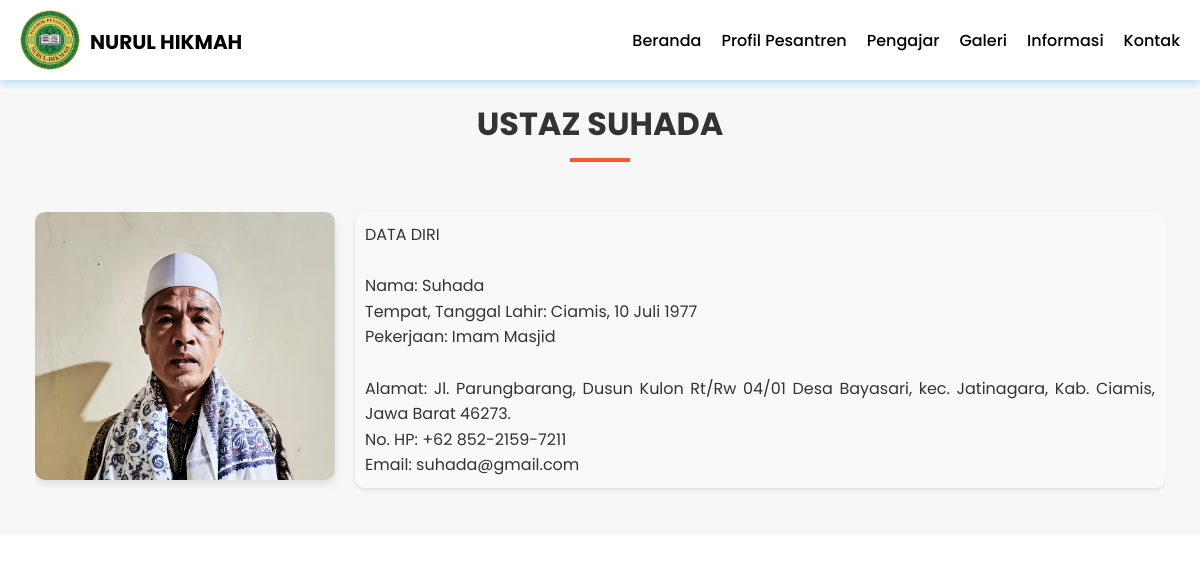
The page /detail-gtk.php?id=3 on the database its author committed.
### tables this page shows
CREATE TABLE `pengaturan` (
  `id` int(11) NOT NULL,
  `nama` varchar(50) NOT NULL,
  `email` varchar(50) NOT NULL,
  `telepon` varchar(20) NOT NULL,
  `alamat` text NOT NULL,
  `logo` varchar(50) NOT NULL,
  `favicon` varchar(50) NOT NULL,
  `tentang_pesantren` text NOT NULL,
  `foto_pesantren` varchar(50) NOT NULL,
  `google_maps` text NOT NULL,
  `nama_pimpinan` varchar(50) NOT NULL,
  `foto_pimpinan` varchar(50) NOT NULL,
  `sambutan_pimpinan` text NOT NULL,
  `created_at` timestamp NOT NULL DEFAULT current_timestamp(),
  `updated_at` datetime DEFAULT NULL
);

CREATE TABLE `gtk` (
  `id` int(11) NOT NULL,
  `nama` varchar(255) NOT NULL,
  `keterangan` text NOT NULL,
  `gambar` varchar(255) NOT NULL,
  `created_at` timestamp NOT NULL DEFAULT current_timestamp(),
  `updated_at` datetime DEFAULT NULL
);

### detail-gtk.php (the view, shortened to what this page needs)
<?php include 'header.php'; ?>
<div class="section gtk-section">
    <div class="container gtk-container">
        <?php
        $id = filter_input(INPUT_GET, 'id', FILTER_VALIDATE_INT);
        $stmt = $conn->prepare("SELECT * FROM gtk WHERE id = ?");
        $stmt->bind_param("i", $id);
        $stmt->execute();
        $result = $stmt->get_result();
        $p = $result->fetch_object();
        ?>
        <h3 class="gtk-title"><?= htmlspecialchars($p->nama, ENT_QUOTES, 'UTF-8') ?></h3>
        <div class="gtk-wrapper">
            <?php
            $allowed_path = realpath("uploads/gtk/" . basename($p->gambar));
            if (strpos($allowed_path, realpath("uploads/gtk/")) !== 0 || !file_exists($allowed_path)) {
                $image_path = 'default-image.png';
            } else {
                $image_path = "uploads/gtk/" . htmlspecialchars($p->gambar, ENT_QUOTES, 'UTF-8');
            }
            ?>
            <img src="<?= $image_path ?>" class="gtk-image"
                alt="<?= htmlspecialchars($p->nama, ENT_QUOTES, 'UTF-8') ?>">
            <div class="gtk-content">
                <?php
                $paragraphs = explode("\n", $p->keterangan);
                foreach ($paragraphs as $paragraph) {
                    echo '<p>' . nl2br(htmlspecialchars($paragraph, ENT_QUOTES, 'UTF-8')) . '</p>';
                }
                ?>
            </div>
        </div>
    </div>
</div>

### header.php (shortened to what this page needs)
<?php
include 'koneksi.php';
$stmt = $conn->prepare("SELECT * FROM pengaturan ORDER BY id DESC LIMIT 1");
$stmt->execute();
$result = $stmt->get_result();
$d = $result->fetch_object();
$logo = htmlspecialchars($d->logo ?? 'default-logo.png', ENT_QUOTES, 'UTF-8');
$nama = htmlspecialchars($d->nama ?? 'Pesantren', ENT_QUOTES, 'UTF-8');
?>
<!DOCTYPE html>
<html lang="id">
<head>
    <link href="https://cdnjs.cloudflare.com/ajax/libs/font-awesome/6.0.0-beta3/css/all.min.css" rel="stylesheet">
    <link rel="stylesheet" type="text/css" href="assets/css/style.css">
</head>
<body>
    <div class="header-ui">
        <div class="container">
            <div class="header-logo">
                <img src="uploads/identitas/<?= $logo ?>" width="70" alt="Logo <?= $nama ?>">
                <h2><a href="index.php"><?= $nama ?></a></h2>
            </div>
            <ul class="header-menu-ui">
                <li><a href="index.php">Beranda</a></li>
                <li><a href="tentang-pesantren.php">Profil Pesantren</a></li>
                <li><a href="gtk.php">Pengajar</a></li>
                <li><a href="galeri.php">Galeri</a></li>
                <li><a href="informasi.php">Informasi</a></li>
                <li><a href="kontak.php">Kontak</a></li>
            </ul>
        </div>
    </div>
</body>
</html>

### assets/css/style.css (style rules this page uses)
* { margin: 0; padding: 0; box-sizing: border-box; font-family: 'Poppins', sans-serif; }
a { text-decoration: none; }
.header-ui { position: fixed; top: 0; left: 0; right: 0; height: 10%; width: 100%; background-color: #fff; z-index: 1000; box-shadow: 0 3px 8px rgba(135, 206, 250, 0.6); display: flex; justify-content: center; align-items: center; padding: 0; transition: box-shadow 0.3s ease; }
.header-ui .container { display: flex; align-items: center; justify-content: space-between; width: 100%; max-width: 1200px; padding: 0 20px; }
.header-logo { display: flex; align-items: center; }
.header-logo img { margin-right: 10px; border-radius: 50%; width: 60px; height: auto; max-width: 80px; aspect-ratio: 1 / 1; }
.header-logo a { text-decoration: none; color: black; font-size: 20px; font-weight: bold; }
.header-menu-ui { list-style: none; margin: 0; padding: 0; display: flex; gap: 20px; justify-content: flex-end; flex: 1; }
.header-menu-ui li a { text-decoration: none; color: rgb(0, 0, 0); font-size: 16px; font-weight: 500; transition: color 0.3s; position: relative; }
.header-menu-ui li a::after { content: ''; position: absolute; bottom: -3px; left: 0; width: 0; height: 2px; background-color: hsl(241, 100%, 50%); transition: width 0.3s ease-in-out; }
.container { max-width: 1200px; margin: 0 auto; padding: 0 20px; }
.section { padding: 80px 0; background-color: #fff; }
.section:nth-child(even) { background-color: #f7f7f7; }
.section h3 { margin-bottom: 50px; font-size: 2rem; position: relative; color: #333; }
.section h3::after { content: ""; width: 60px; height: 4px; background: #ff5733; display: block; margin: 10px auto; }
.gtk-section { padding: 40px 20px; background: #f4f7f6; }
.gtk-container { max-width: 1200px; margin: 0 auto; padding: 0 15px; margin-top: 60px; }
.gtk-title { font-size: 28px; font-weight: 700; margin-bottom: 5px; text-align: center; color: #2c3e50; }
.gtk-title::after { content: ''; display: block; width: 60px; height: 3px; background: #e67e22; margin: 10px auto 0; }
.gtk-wrapper { overflow: hidden; }
.gtk-image { float: left; width: 300px; margin-right: 20px; margin-bottom: 10px; border-radius: 10px; box-shadow: 0 4px 8px rgba(0, 0, 0, 0.1); transition: transform 0.3s ease; }
.gtk-content { overflow: hidden; padding: 10px; background: #f9f9f9; border-radius: 10px; box-shadow: 0 2px 4px rgba(0, 0, 0, 0.1); color: #333; text-align: justify; line-height: 1.6; display: inline-block; width: calc(100% - 320px); animation: fadeIn 1s ease; }
.gtk-content::after { content: ""; display: table; clear: both; }

### rows shown on the page
pengaturan: logo (picture), nama "NURUL HIKMAH"
gtk: nama "USTAZ SUHADA", gambar (picture), keterangan "DATA DIRI", keterangan "Nama: Suhada", keterangan "Tempat, Tanggal Lahir: Ciamis, 10 Juli 1977", keterangan "Pekerjaan: Imam Masjid", keterangan "Alamat: Jl. Parungbarang, Dusun Kulon Rt/Rw 04/01 Desa Bayasari, kec. Jatinagara, Kab. Ciamis, Jawa Barat 46273.", keterangan "No. HP: +62 852-2159-7211", keterangan "Email: suhada@gmail.com"
